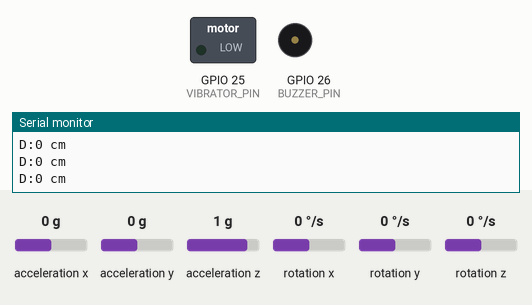
This sketch was run on a simulated ESP32. Shown: switched loads named in the sketch (green lamp = pin HIGH), buzzer (waves = sounding, pin HIGH), the last lines printed to the serial monitor. The test bench sets the inputs (shaded band); at power-on: acceleration z 1 g, acceleration x 0 g, acceleration y 0 g, rotation x 0 °/s, rotation y 0 °/s, rotation z 0 °/s. WiFi joins after 1.5 s; servers stay silent unless stated.

Above: at 2.7 s.
2.8 s: acceleration z set to 0.6 g
4.3 s: acceleration z set to 0.3 g
At 4.43 s:
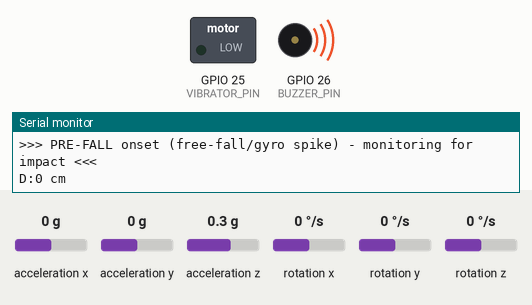
7.3 s: acceleration x set to -0.3 g
10.3 s: acceleration x set to -0.6 g
At 11.5 s:
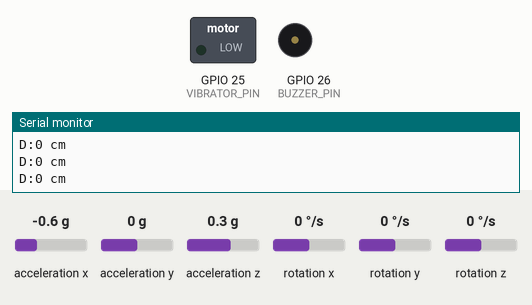
11.8 s: acceleration x set to 0 g
At 12.5 s:
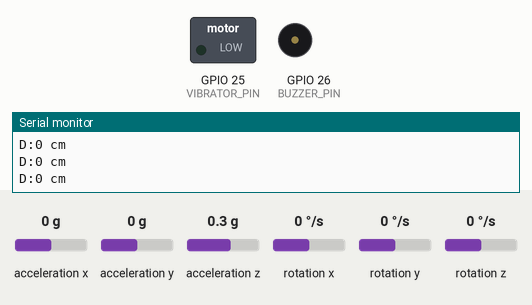
Timing chart, 0 to 15.8 s (numbered marks = the images above; inputs shaded):
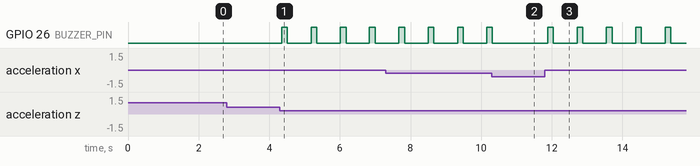

The sketch:

smart_glasses_async.ino
```cpp
#include <Wire.h>
#include <MPU6050.h>
#include <WiFi.h>
#include <WiFiClientSecure.h>
#include <UniversalTelegramBot.h>

// ================== WiFi & Telegram ==================
const char* ssid = "*****************";
const char* password = "*************";

#define BOT_TOKEN "***********"
#define CHAT_ID   "***********"

WiFiClientSecure client;
UniversalTelegramBot bot(BOT_TOKEN, client);

// ================== Hardware ==================
MPU6050 mpu;

#define VIBRATOR_PIN 25
#define BUZZER_PIN   26

// TFmini UART
HardwareSerial TFmini(2);

// Variables (sensor task, core 1 / loop())
volatile int distance = 0;
bool fallActive = false;
unsigned long fallStartTime = 0;
const unsigned long BUZZER_DURATION = 5000;   // 5 seconds

unsigned long lastSensorTime = 0;

// Fall Detection Settings
float IMPACT_THRESHOLD = 2.10;
float ALPHA = 0.85;
float prevMagF = 1.0;

// ================== Predictive (Pre-Impact) Fall Detection ==================
// A fall has a brief free-fall phase (near-weightlessness, magF drops close to 0g)
// AND/OR a rapid rotational loss-of-balance spike (gyro) that both precede the
// impact spike by ~200-500ms. Catching either gives lead time before impact,
// not just a reaction after it.
enum FallState { FALL_NORMAL, FALL_PRE, FALL_CONFIRMED };
FallState fallState = FALL_NORMAL;

unsigned long preFallStartTime = 0;
const unsigned long PRE_FALL_WINDOW = 800;   // ms: must see impact within this window or reset
const float FREEFALL_THRESHOLD   = 0.50;     // g: near-weightlessness onset
const float GYRO_SPIKE_THRESHOLD = 200.0;    // deg/s: sudden rotational instability

// Short haptic/audio pre-warning pulse on PRE_FALL onset (non-blocking)
bool preWarnActive = false;
unsigned long preWarnStartTime = 0;
const unsigned long PRE_WARN_DURATION = 150; // ms buzzer pulse, distinct from 5s confirmed-fall buzz

// ================== Async Telegram Queue ==================
// Sending over HTTPS blocks for 100s of ms; runs on its own task/core
// so sensor polling (20ms cadence) and vibration control never stall.
#define TG_QUEUE_LEN   8
#define TG_MSG_MAXLEN  160

QueueHandle_t tgQueue;
TaskHandle_t  tgTaskHandle;

struct TgMessage {
  char text[TG_MSG_MAXLEN];
};

void enqueueTelegram(const String &msg) {
  TgMessage m;
  msg.toCharArray(m.text, TG_MSG_MAXLEN);
  // Non-blocking: if queue is full, drop oldest rather than stall the sensor loop
  if (xQueueSend(tgQueue, &m, 0) != pdPASS) {
    TgMessage discard;
    xQueueReceive(tgQueue, &discard, 0);
    xQueueSend(tgQueue, &m, 0);
  }
}

// Runs on core 0, independent of sensor loop on core 1
void telegramTask(void *param) {
  TgMessage m;
  for (;;) {
    if (xQueueReceive(tgQueue, &m, portMAX_DELAY) == pdPASS) {
      if (WiFi.status() == WL_CONNECTED) {
        bot.sendMessage(CHAT_ID, m.text, "");
      }
    }
  }
}

// ================== Async WiFi Reconnect ==================
unsigned long lastWifiAttempt = 0;
const unsigned long WIFI_RETRY_INTERVAL = 5000;

void maintainWifi(unsigned long now) {
  if (WiFi.status() != WL_CONNECTED && now - lastWifiAttempt >= WIFI_RETRY_INTERVAL) {
    lastWifiAttempt = now;
    WiFi.disconnect();
    WiFi.begin(ssid, password);
    Serial.println("WiFi reconnect attempt...");
  }
}

void setup() {
  Serial.begin(115200);
  TFmini.begin(115200, SERIAL_8N1, 16, 17);

  Wire.begin();
  mpu.initialize();

  pinMode(VIBRATOR_PIN, OUTPUT);
  pinMode(BUZZER_PIN, OUTPUT);

  ledcAttach(VIBRATOR_PIN, 5000, 8);   // ESP32 core 3.x: pin-based LEDC, no channel/ledcSetup

  WiFi.begin(ssid, password);
  Serial.print("Connecting WiFi");
  unsigned long start = millis();
  while (WiFi.status() != WL_CONNECTED && millis() - start < 10000) {
    delay(300);
    Serial.print(".");
  }
  Serial.println(WiFi.status() == WL_CONNECTED ? "\nWiFi Connected" : "\nWiFi timeout, will retry in background");
  client.setInsecure();

  tgQueue = xQueueCreate(TG_QUEUE_LEN, sizeof(TgMessage));
  xTaskCreatePinnedToCore(
    telegramTask,
    "TelegramTask",
    8192,
    NULL,
    1,
    &tgTaskHandle,
    0   // pin to core 0, sensor loop stays on core 1
  );

  enqueueTelegram("✅ Smart Glasses Ready\nFall + Close alerts active");

  Serial.println("Smart Glasses Started");
}

void loop() {
  unsigned long now = millis();

  maintainWifi(now);

  if (now - lastSensorTime >= 20) {
    lastSensorTime = now;

    readTFmini();
    controlVibration(distance);
    checkFall(now);
    handleAlerts(now);
  }

  static unsigned long lastPrint = 0;
  if (now - lastPrint > 80) {
    Serial.print("D:");
    Serial.print(distance);
    Serial.println(" cm");
    lastPrint = now;
  }
}

// Read TFmini
void readTFmini() {
  while (TFmini.available() >= 9) {
    if (TFmini.read() == 0x59 && TFmini.read() == 0x59) {
      uint8_t data[7];
      for (int i = 0; i < 7; i++) data[i] = TFmini.read();
      int dist = data[0] + data[1] * 256;
      int strength = data[4] + data[5] * 256;
      if (dist > 0 && dist < 2000 && strength > 70) {
        distance = dist;
      }
    }
  }
}

// Vibration
void controlVibration(int dist) {
  int intensity = 0;
  if (dist > 0 && dist < 200) {
    intensity = map(dist, 200, 20, 0, 255);
    intensity = constrain(intensity, 0, 255);
  }
  ledcWrite(VIBRATOR_PIN, intensity);
}

// Predictive Fall Detection: PRE_FALL (free-fall/gyro spike) -> CONFIRMED (impact) -> 5s buzzer
void checkFall(unsigned long now) {
  int16_t ax, ay, az, gx, gy, gz;
  mpu.getMotion6(&ax, &ay, &az, &gx, &gy, &gz);

  float axg = ax / 16384.0;
  float ayg = ay / 16384.0;
  float azg = az / 16384.0;

  float mag = sqrt(axg*axg + ayg*ayg + azg*azg);
  float magF = ALPHA * prevMagF + (1 - ALPHA) * mag;
  prevMagF = magF;

  // Default MPU6050 gyro sensitivity: 131 LSB per deg/s (±250 dps range)
  float gxr = gx / 131.0;
  float gyr = gy / 131.0;
  float gzr = gz / 131.0;
  float gyroMag = sqrt(gxr*gxr + gyr*gyr + gzr*gzr);

  switch (fallState) {

    case FALL_NORMAL:
      if (magF < FREEFALL_THRESHOLD || gyroMag > GYRO_SPIKE_THRESHOLD) {
        fallState = FALL_PRE;
        preFallStartTime = now;

        // Non-blocking short pre-warning pulse
        preWarnActive = true;
        preWarnStartTime = now;
        digitalWrite(BUZZER_PIN, HIGH);

        Serial.println(">>> PRE-FALL onset (free-fall/gyro spike) - monitoring for impact <<<");
      }
      break;

    case FALL_PRE:
      // Impact confirms the fall predicted by the pre-fall trigger
      if (magF >= IMPACT_THRESHOLD) {
        unsigned long leadTime = now - preFallStartTime;
        fallState = FALL_CONFIRMED;
        fallActive = true;
        fallStartTime = now;
        preWarnActive = false;
        digitalWrite(BUZZER_PIN, HIGH);

        String msg = "🚨 FALL DETECTED in Smart Glasses!\n"
                     "Pre-fall onset -> impact confirmed\n"
                     "Predictive lead time: " + String(leadTime) + " ms\n"
                     "Buzzer running for 5 seconds";
        enqueueTelegram(msg);
        Serial.println(">>> FALL CONFIRMED, lead time " + String(leadTime) + "ms + Telegram queued <<<");
      }
      // No impact followed within the window -> false alarm (e.g. sat down fast, jumped)
      else if (now - preFallStartTime > PRE_FALL_WINDOW) {
        fallState = FALL_NORMAL;
        preWarnActive = false;
        Serial.println(">>> PRE-FALL cleared, no impact - false alarm <<<");
      }
      break;

    case FALL_CONFIRMED:
      // Auto turn OFF buzzer after 5 seconds, then reset state machine
      if (now - fallStartTime >= BUZZER_DURATION) {
        fallActive = false;
        fallState = FALL_NORMAL;
        digitalWrite(BUZZER_PIN, LOW);
        Serial.println("Buzzer OFF after 5 seconds");
      }
      break;
  }

  // End the short pre-warning pulse without blocking (only matters while still in FALL_PRE)
  if (preWarnActive && (now - preWarnStartTime >= PRE_WARN_DURATION)) {
    preWarnActive = false;
    if (fallState == FALL_PRE) {
      digitalWrite(BUZZER_PIN, LOW);
    }
  }
}

// Close Obstacle Alert (Instant, no cooldown)
void handleAlerts(unsigned long now) {
  static bool obstacleAlertSent = false;

  if (distance > 0 && distance < 25) {
    if (!obstacleAlertSent) {
      String msg = "🚨 VERY CLOSE OBSTACLE!\n"
                   "Distance: " + String(distance) + " cm";
      enqueueTelegram(msg);
      Serial.println("Telegram queued: Close obstacle - " + String(distance) + "cm");
      obstacleAlertSent = true;
    }
  } else {
    obstacleAlertSent = false;   // Reset when object moves away
  }
}
```

Measured:
- the behaviour switches between 0.5 and 0.4 g on acceleration z (found by bisection; images 0 and 1)
- the behaviour switches between -0.4 and -0.5 g on acceleration x (found by bisection; images 1 and 2)
- after the input at 4.3 s, GPIO 26 (BUZZER_PIN): alternates HIGH for 0.16 s and LOW for 0.67 s, starting after 0.05 s
- after the input at 10.3 s, GPIO 26 (BUZZER_PIN): goes on until 10.3 s, then stays LOW
- after the input at 11.8 s, GPIO 26 (BUZZER_PIN): alternates HIGH for 0.16 s and LOW for 0.67 s, starting after 0.08 s
